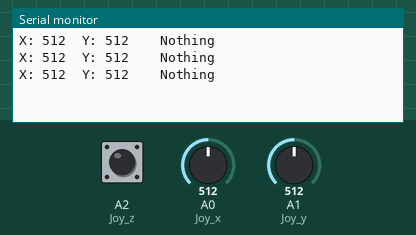
This sketch was run on a simulated Arduino Uno, built with avr-gcc and run on an emulated ATmega328P. On the bench: the last lines printed to the serial monitor. The inputs (shaded band) are chosen by the test bench; at power-on: A2 (Joy_z) HIGH, A0 (Joy_x) = 512, A1 (Joy_y) = 512.

Above: at 1.3 s.
1.4 s: A2 (Joy_z) pulled LOW for 0.6 s
At 1.9 s:
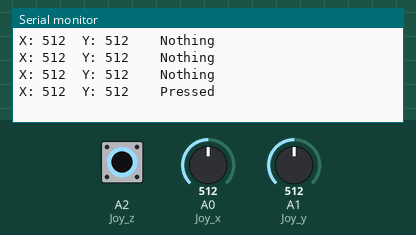
3.5 s: A0 (Joy_x) set to 716
At 3.9 s:
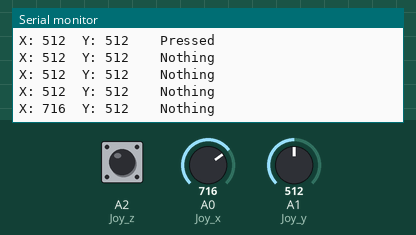
5.0 s: A1 (Joy_y) set to 716
At 5.4 s:
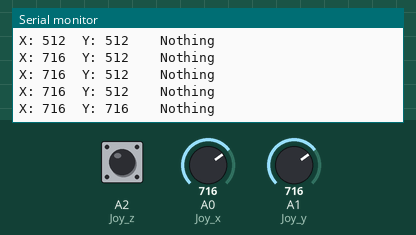
6.5 s: A2 (Joy_z) pulled LOW for 1 s
At 6.9 s:
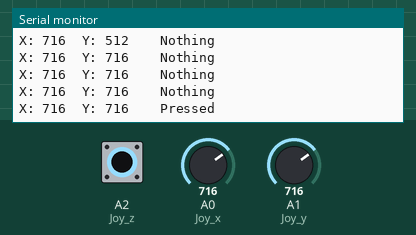
9.0 s: A0 (Joy_x) set to 900
At 9.4 s:
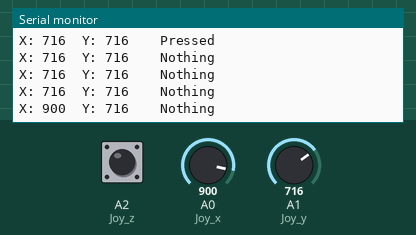
10.5 s: A1 (Joy_y) set to 900
At 10.9 s:
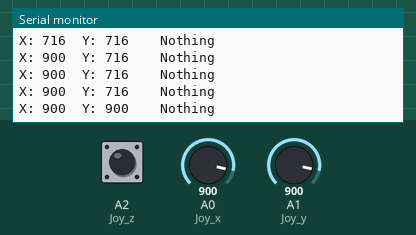
Timing chart, 0 to 13.0 s (numbered marks = the images above; inputs shaded):
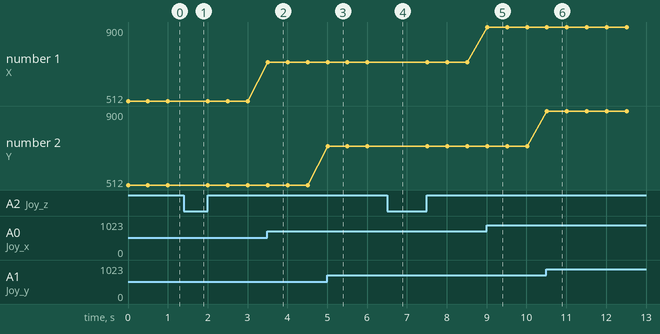

The sketch:

20_JoyStick.ino
```cpp
int Joy_x = A0;
int Joy_y = A1;
int Joy_z = A2;

void setup()
{
  pinMode(Joy_z,INPUT_PULLUP);
  Serial.begin(9600);
}

void loop()
{
  int x = analogRead(Joy_x);
  int y = analogRead(Joy_y);
  int z = digitalRead(Joy_z);
  Serial.print("X: ");
  Serial.print(x);
  Serial.print("  Y: ");
  Serial.print(y);

  if( z == 0 )
    Serial.println("    Pressed");
  else
    Serial.println("    Nothing");
  delay(500);
}
```

Measured:
- after the input at 1.4 s, the serial monitor: prints a new line after 0.10 s (image 1)
- after the input at 3.5 s, the serial monitor: prints a new line at once (image 2)
- after the input at 5.0 s, the serial monitor: prints a new line at once (image 3)
- after the input at 6.5 s, the serial monitor: prints a new line at once (image 4)
- after the input at 9.0 s, the serial monitor: prints a new line at once (image 5)
- after the input at 10.5 s, the serial monitor: prints a new line at once (image 6)
- plotted number 1: 512 → 716 after the input at 3.5 s, 716 → 900 after the input at 9.0 s
